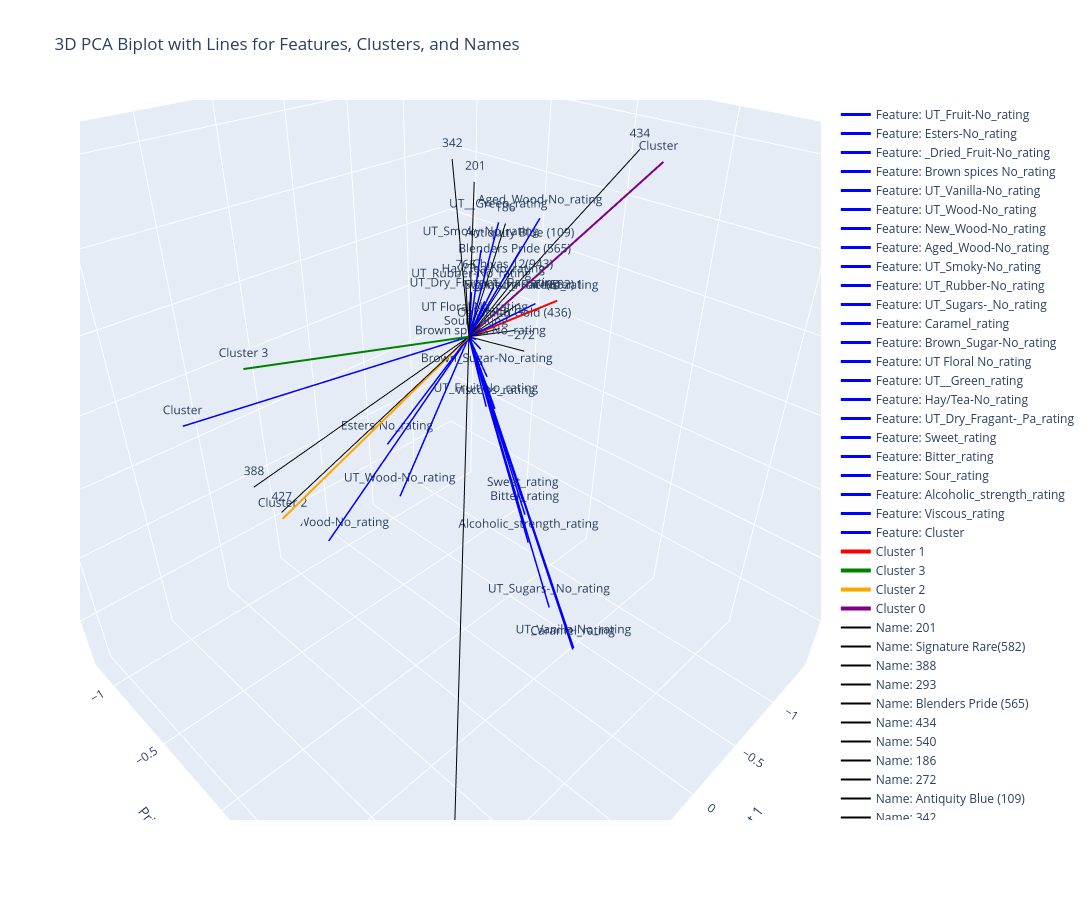

The cell this chart's notebook holds for it:
### Code cell
import pandas as pd
import numpy as np
from sklearn.decomposition import PCA
from sklearn.preprocessing import normalize
import plotly.graph_objects as go

# Step 1: Load Data
data = pd.read_csv(r"D:\CRG\Diageo\biplot_data.csv")

# Step 2: Perform PCA on Features
flavor_columns = data.columns[2:]  # Exclude 'Cluster' and 'Name'
pca = PCA(n_components=3)
pca_result = pca.fit_transform(data[flavor_columns])

# Add PCA Results to Data
data['PC1'] = pca_result[:, 0]
data['PC2'] = pca_result[:, 1]
data['PC3'] = pca_result[:, 2]

# Step 3: Compute PCA Loadings (Feature Directions)
loadings = pca.components_.T
normalized_loadings = normalize(loadings, axis=0)
scaling_factor = 2

# Step 4: Create Unique 3D Biplot
fig = go.Figure()

# --- Add Lines for PCA Features (No Duplicates) ---
for i, column in enumerate(flavor_columns):
    fig.add_trace(go.Scatter3d(
        x=[0, normalized_loadings[i, 0] * scaling_factor],
        y=[0, normalized_loadings[i, 1] * scaling_factor],
        z=[0, normalized_loadings[i, 2] * scaling_factor],
        mode='lines+text',
        line=dict(color='blue', width=3),
        text=[None, column],
        textposition='top center',
        name=f"Feature: {column}"
    ))

# --- Add Single Lines for Each Cluster (Average Position) ---
clusters = data['Cluster'].unique()
cluster_colors = ['red', 'green', 'orange', 'purple']

for i, cluster in enumerate(clusters):
    cluster_data = data[data['Cluster'] == cluster]
    fig.add_trace(go.Scatter3d(
        x=[0, cluster_data['PC1'].mean()],
        y=[0, cluster_data['PC2'].mean()],
        z=[0, cluster_data['PC3'].mean()],
        mode='lines+text',
        line=dict(color=cluster_colors[i], width=4),
        text=[None, f"Cluster {cluster}"],
        textposition='top center',
        name=f"Cluster {cluster}"
    ))

# --- Add Lines for Each Name ---
names = data['Name'].unique()

for name in names:
    name_data = data[data['Name'] == name]
    fig.add_trace(go.Scatter3d(
        x=[0, name_data['PC1'].mean()],
        y=[0, name_data['PC2'].mean()],
        z=[0, name_data['PC3'].mean()],
        mode='lines+text',
        line=dict(color='black', width=2),  # Change color for Names lines if needed
        text=[None, name],
        textposition='top center',
        name=f"Name: {name}"
    ))

# Layout for Better Visibility
fig.update_layout(
    title="3D PCA Biplot with Lines for Features, Clusters, and Names",
    scene=dict(
        xaxis_title="Principal Component 1",
        yaxis_title="Principal Component 2",
        zaxis_title="Principal Component 3",
        aspectmode='manual',
        aspectratio=dict(x=1.5, y=1.5, z=1.5)
    ),
    width=1200,
    height=900,
    showlegend=True
)

fig.show()

### Figure 1 — Plotly figure (JSON) as saved in the notebook; plotly's stock layout.template omitted (floating-point values rounded to 4 significant figures)
{"data": [{"line": {"color": "blue", "width": 3}, "mode": "lines+text", "name": "Feature: UT_Fruit-No_rating", "text": [null, "UT_Fruit-No_rating"], "textposition": "top center", "type": "scatter3d", "x": [0, -0.3591], "y": [0, -0.1289], "z": [0, -0.2874]}, {"line": {"color": "blue", "width": 3}, "mode": "lines+text", "name": "Feature: Esters-No_rating", "text": [null, "Esters-No_rating"], "textposition": "top center", "type": "scatter3d", "x": [0, 0.07467], "y": [0, -0.5176], "z": [0, -0.4278]}, {"line": {"color": "blue", "width": 3}, "mode": "lines+text", "name": "Feature: _Dried_Fruit-No_rating", "text": [null, "_Dried_Fruit-No_rating"], "textposition": "top center", "type": "scatter3d", "x": [0, -0.2802], "y": [0, 0.1897], "z": [0, 0.08156]}, {"line": {"color": "blue", "width": 3}, "mode": "lines+text", "name": "Feature: Brown spices No_rating", "text": [null, "Brown spices No_rating"], "textposition": "top center", "type": "scatter3d", "x": [0, -0.02804], "y": [0, 0.05235], "z": [0, -0.02643]}, {"line": {"color": "blue", "width": 3}, "mode": "lines+text", "name": "Feature: UT_Vanilla-No_rating", "text": [null, "UT_Vanilla-No_rating"], "textposition": "top center", "type": "scatter3d", "x": [0, 0.2976], "y": [0, 0.8649], "z": [0, -0.6058]}, {"line": {"color": "blue", "width": 3}, "mode": "lines+text", "name": "Feature: UT_Wood-No_rating", "text": [null, "UT_Wood-No_rating"], "textposition": "top center", "type": "scatter3d", "x": [0, -0.2006], "y": [0, -0.6708], "z": [0, -0.718]}, {"line": {"color": "blue", "width": 3}, "mode": "lines+text", "name": "Feature: New_Wood-No_rating", "text": [null, "New_Wood-No_rating"], "textposition": "top center", "type": "scatter3d", "x": [0, 0.1598], "y": [0, -1.042], "z": [0, -0.9351]}, {"line": {"color": "blue", "width": 3}, "mode": "lines+text", "name": "Feature: Aged_Wood-No_rating", "text": [null, "Aged_Wood-No_rating"], "textposition": "top center", "type": "scatter3d", "x": [0, -0.3174], "y": [0, 0.1633], "z": [0, 0.2758]}, {"line": {"color": "blue", "width": 3}, "mode": "lines+text", "name": "Feature: UT_Smoky-No_rating", "text": [null, "UT_Smoky-No_rating"], "textposition": "top center", "type": "scatter3d", "x": [0, -0.07489], "y": [0, 0.009032], "z": [0, 0.2066]}, {"line": {"color": "blue", "width": 3}, "mode": "lines+text", "name": "Feature: UT_Rubber-No_rating", "text": [null, "UT_Rubber-No_rating"], "textposition": "top center", "type": "scatter3d", "x": [0, -0.314], "y": [0, -0.2089], "z": [0, 0.0365]}, {"line": {"color": "blue", "width": 3}, "mode": "lines+text", "name": "Feature: UT_Sugars-_No_rating", "text": [null, "UT_Sugars-_No_rating"], "textposition": "top center", "type": "scatter3d", "x": [0, 0.128], "y": [0, 0.6236], "z": [0, -0.6121]}, {"line": {"color": "blue", "width": 3}, "mode": "lines+text", "name": "Feature: Caramel_rating", "text": [null, "Caramel_rating"], "textposition": "top center", "type": "scatter3d", "x": [0, 0.3095], "y": [0, 0.8665], "z": [0, -0.6057]}, {"line": {"color": "blue", "width": 3}, "mode": "lines+text", "name": "Feature: Brown_Sugar-No_rating", "text": [null, "Brown_Sugar-No_rating"], "textposition": "top center", "type": "scatter3d", "x": [0, -0.0863], "y": [0, 0.05465], "z": [0, -0.1106]}, {"line": {"color": "blue", "width": 3}, "mode": "lines+text", "name": "Feature: UT Floral No_rating", "text": [null, "UT Floral No_rating"], "textposition": "top center", "type": "scatter3d", "x": [0, -0.02577], "y": [0, 0.01641], "z": [0, 0.02839]}, {"line": {"color": "blue", "width": 3}, "mode": "lines+text", "name": "Feature: UT__Green_rating", "text": [null, "UT__Green_rating"], "textposition": "top center", "type": "scatter3d", "x": [0, -0.1217], "y": [0, 0.06994], "z": [0, 0.2737]}, {"line": {"color": "blue", "width": 3}, "mode": "lines+text", "name": "Feature: Hay/Tea-No_rating", "text": [null, "Hay/Tea-No_rating"], "textposition": "top center", "type": "scatter3d", "x": [0, -0.1195], "y": [0, 0.05473], "z": [0, 0.1191]}, {"line": {"color": "blue", "width": 3}, "mode": "lines+text", "name": "Feature: UT_Dry_Fragant-_Pa_rating", "text": [null, "UT_Dry_Fragant-_Pa_rating"], "textposition": "top center", "type": "scatter3d", "x": [0, -0.1016], "y": [0, 0.01818], "z": [0, 0.08011]}, {"line": {"color": "blue", "width": 3}, "mode": "lines+text", "name": "Feature: Sweet_rating", "text": [null, "Sweet_rating"], "textposition": "top center", "type": "scatter3d", "x": [0, -0.2113], "y": [0, 0.227], "z": [0, -0.4682]}, {"line": {"color": "blue", "width": 3}, "mode": "lines+text", "name": "Feature: Bitter_rating", "text": [null, "Bitter_rating"], "textposition": "top center", "type": "scatter3d", "x": [0, -0.3107], "y": [0, 0.1873], "z": [0, -0.5509]}, {"line": {"color": "blue", "width": 3}, "mode": "lines+text", "name": "Feature: Sour_rating", "text": [null, "Sour_rating"], "textposition": "top center", "type": "scatter3d", "x": [0, -0.02068], "y": [0, 0.02836], "z": [0, -0.004598]}, {"line": {"color": "blue", "width": 3}, "mode": "lines+text", "name": "Feature: Alcoholic_strength_rating", "text": [null, "Alcoholic_strength_rating"], "textposition": "top center", "type": "scatter3d", "x": [0, -0.3676], "y": [0, 0.1867], "z": [0, -0.6648]}, {"line": {"color": "blue", "width": 3}, "mode": "lines+text", "name": "Feature: Viscous_rating", "text": [null, "Viscous_rating"], "textposition": "top center", "type": "scatter3d", "x": [0, -0.07983], "y": [0, 0.1122], "z": [0, -0.187]}, {"line": {"color": "blue", "width": 3}, "mode": "lines+text", "name": "Feature: Cluster", "text": [null, "Cluster"], "textposition": "top center", "type": "scatter3d", "x": [0, 1.727], "y": [0, -0.1929], "z": [0, 0.01979]}, {"line": {"color": "red", "width": 4}, "mode": "lines+text", "name": "Cluster 1", "text": [null, "Cluster 1"], "textposition": "top center", "type": "scatter3d", "x": [0, -0.6542], "y": [0, 0.09208], "z": [0, 0.02209]}, {"line": {"color": "green", "width": 4}, "mode": "lines+text", "name": "Cluster 3", "text": [null, "Cluster 3"], "textposition": "top center", "type": "scatter3d", "x": [0, 1.676], "y": [0, 0.2249], "z": [0, 0.229]}, {"line": {"color": "orange", "width": 4}, "mode": "lines+text", "name": "Cluster 2", "text": [null, "Cluster 2"], "textposition": "top center", "type": "scatter3d", "x": [0, 0.5673], "y": [0, -1.034], "z": [0, -0.7445]}, {"line": {"color": "purple", "width": 4}, "mode": "lines+text", "name": "Cluster 0", "text": [null, "Cluster 0"], "textposition": "top center", "type": "scatter3d", "x": [0, -1.364], "y": [0, 0.2233], "z": [0, 0.3177]}, {"line": {"color": "black", "width": 2}, "mode": "lines+text", "name": "Name: 201", "text": [null, "201"], "textposition": "top center", "type": "scatter3d", "x": [0, -0.05493], "y": [0, -0.02144], "z": [0, 0.3569]}, {"line": {"color": "black", "width": 2}, "mode": "lines+text", "name": "Name: Signature Rare(582)", "text": [null, "Signature Rare(582)"], "textposition": "top center", "type": "scatter3d", "x": [0, -0.3585], "y": [0, 0.05248], "z": [0, 0.0471]}, {"line": {"color": "black", "width": 2}, "mode": "lines+text", "name": "Name: 388", "text": [null, "388"], "textposition": "top center", "type": "scatter3d", "x": [0, 0.7001], "y": [0, -1.121], "z": [0, -0.6193]}, {"line": {"color": "black", "width": 2}, "mode": "lines+text", "name": "Name: 293", "text": [null, "293"], "textposition": "top center", "type": "scatter3d", "x": [0, 2.009], "y": [0, 1.372], "z": [0, -0.6925]}, {"line": {"color": "black", "width": 2}, "mode": "lines+text", "name": "Name: Blenders Pride (565)", "text": [null, "Blenders Pride (565)"], "textposition": "top center", "type": "scatter3d", "x": [0, -0.312], "y": [0, 0.04575], "z": [0, 0.1455]}, {"line": {"color": "black", "width": 2}, "mode": "lines+text", "name": "Name: 434", "text": [null, "434"], "textposition": "top center", "type": "scatter3d", "x": [0, -1.15], "y": [0, 0.1951], "z": [0, 0.3611]}, {"line": {"color": "black", "width": 2}, "mode": "lines+text", "name": "Name: 540", "text": [null, "540"], "textposition": "top center", "type": "scatter3d", "x": [0, -0.08742], "y": [0, 0.1175], "z": [0, 0.03161]}, {"line": {"color": "black", "width": 2}, "mode": "lines+text", "name": "Name: 186", "text": [null, "186"], "textposition": "top center", "type": "scatter3d", "x": [0, -0.2523], "y": [0, 0.02224], "z": [0, 0.2509]}, {"line": {"color": "black", "width": 2}, "mode": "lines+text", "name": "Name: 272", "text": [null, "272"], "textposition": "top center", "type": "scatter3d", "x": [0, -0.2888], "y": [0, 0.1377], "z": [0, -0.05402]}, {"line": {"color": "black", "width": 2}, "mode": "lines+text", "name": "Name: Antiquity Blue (109)", "text": [null, "Antiquity Blue (109)"], "textposition": "top center", "type": "scatter3d", "x": [0, -0.2932], "y": [0, 0.07867], "z": [0, 0.1893]}, {"line": {"color": "black", "width": 2}, "mode": "lines+text", "name": "Name: 342", "text": [null, "342"], "textposition": "top center", "type": "scatter3d", "x": [0, 0.1327], "y": [0, -0.005824], "z": [0, 0.422]}, {"line": {"color": "black", "width": 2}, "mode": "lines+text", "name": "Name: Chivas 12(943)", "text": [null, "Chivas 12(943)"], "textposition": "top center", "type": "scatter3d", "x": [0, -0.3324], "y": [0, 0.02446], "z": [0, 0.1006]}, {"line": {"color": "black", "width": 2}, "mode": "lines+text", "name": "Name: Oaksmith Gold (436)", "text": [null, "Oaksmith Gold (436)"], "textposition": "top center", "type": "scatter3d", "x": [0, -0.3499], "y": [0, 0.03497], "z": [0, -0.02724]}, {"line": {"color": "black", "width": 2}, "mode": "lines+text", "name": "Name: 427", "text": [null, "427"], "textposition": "top center", "type": "scatter3d", "x": [0, 0.7151], "y": [0, -0.8545], "z": [0, -0.6306]}, {"line": {"color": "black", "width": 2}, "mode": "lines+text", "name": "Name: 765", "text": [null, "765"], "textposition": "top center", "type": "scatter3d", "x": [0, -0.07807], "y": [0, -0.07894], "z": [0, 0.1185]}], "layout": {"height": 900, "scene": {"aspectmode": "manual", "aspectratio": {"x": 1.5, "y": 1.5, "z": 1.5}, "xaxis": {"title": {"text": "Principal Component 1"}}, "yaxis": {"title": {"text": "Principal Component 2"}}, "zaxis": {"title": {"text": "Principal Component 3"}}}, "showlegend": true, "title": {"text": "3D PCA Biplot with Lines for Features, Clusters, and Names"}, "width": 1200}}
